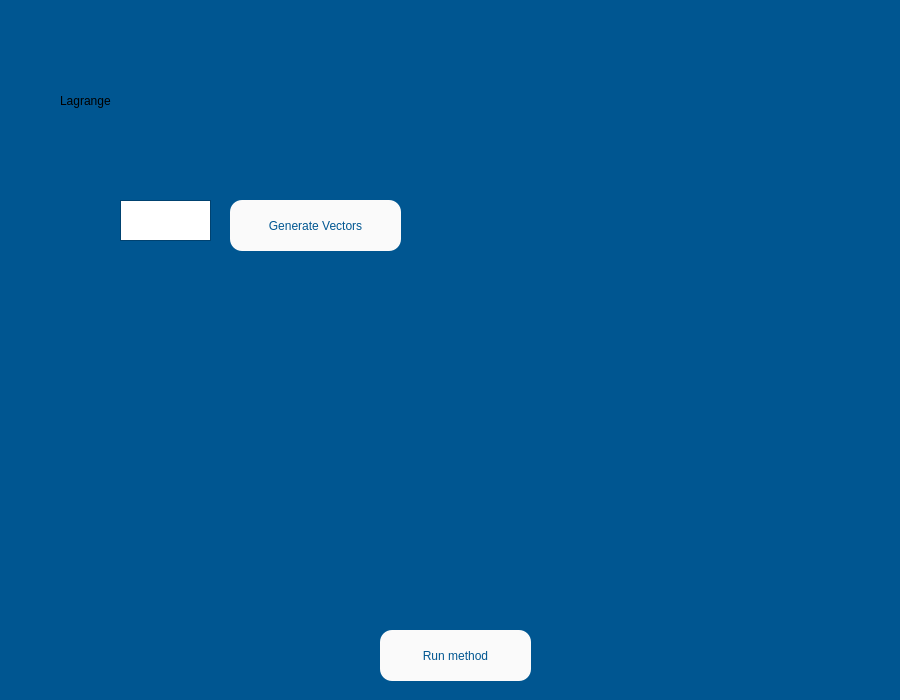
<?xml version="1.0" encoding="UTF-8"?>
<ui version="4.0">
 <class>lagrange</class>
 <widget class="QWidget" name="lagrange">
  <property name="geometry">
   <rect>
    <x>0</x>
    <y>0</y>
    <width>900</width>
    <height>700</height>
   </rect>
  </property>
  <property name="minimumSize">
   <size>
    <width>900</width>
    <height>700</height>
   </size>
  </property>
  <property name="maximumSize">
   <size>
    <width>900</width>
    <height>700</height>
   </size>
  </property>
  <property name="palette">
   <palette>
    <active>
     <colorrole role="Base">
      <brush brushstyle="SolidPattern">
       <color alpha="255">
        <red>255</red>
        <green>255</green>
        <blue>255</blue>
       </color>
      </brush>
     </colorrole>
     <colorrole role="Window">
      <brush brushstyle="SolidPattern">
       <color alpha="255">
        <red>0</red>
        <green>86</green>
        <blue>145</blue>
       </color>
      </brush>
     </colorrole>
    </active>
    <inactive>
     <colorrole role="Base">
      <brush brushstyle="SolidPattern">
       <color alpha="255">
        <red>255</red>
        <green>255</green>
        <blue>255</blue>
       </color>
      </brush>
     </colorrole>
     <colorrole role="Window">
      <brush brushstyle="SolidPattern">
       <color alpha="255">
        <red>0</red>
        <green>86</green>
        <blue>145</blue>
       </color>
      </brush>
     </colorrole>
    </inactive>
    <disabled>
     <colorrole role="Base">
      <brush brushstyle="SolidPattern">
       <color alpha="255">
        <red>0</red>
        <green>86</green>
        <blue>145</blue>
       </color>
      </brush>
     </colorrole>
     <colorrole role="Window">
      <brush brushstyle="SolidPattern">
       <color alpha="255">
        <red>0</red>
        <green>86</green>
        <blue>145</blue>
       </color>
      </brush>
     </colorrole>
    </disabled>
   </palette>
  </property>
  <property name="windowTitle">
   <string>Form</string>
  </property>
  <widget class="QLabel" name="label">
   <property name="geometry">
    <rect>
     <x>60</x>
     <y>20</y>
     <width>771</width>
     <height>161</height>
    </rect>
   </property>
   <property name="styleSheet">
    <string notr="true"/>
   </property>
   <property name="text">
    <string>Lagrange</string>
   </property>
  </widget>
  <widget class="QLabel" name="label_5">
   <property name="geometry">
    <rect>
     <x>30</x>
     <y>200</y>
     <width>81</width>
     <height>41</height>
    </rect>
   </property>
   <property name="styleSheet">
    <string notr="true">background-image: url(:/images/n.png);</string>
   </property>
   <property name="text">
    <string/>
   </property>
  </widget>
  <widget class="QTextEdit" name="n_input">
   <property name="geometry">
    <rect>
     <x>120</x>
     <y>200</y>
     <width>91</width>
     <height>41</height>
    </rect>
   </property>
   <property name="font">
    <font>
     <pointsize>14</pointsize>
    </font>
   </property>
  </widget>
  <widget class="QPushButton" name="vector_button">
   <property name="geometry">
    <rect>
     <x>230</x>
     <y>200</y>
     <width>171</width>
     <height>51</height>
    </rect>
   </property>
   <property name="styleSheet">
    <string notr="true">background-color: rgb(250, 250, 250);
font: 15pt &quot;MS Shell Dlg 2&quot;;
color: rgb(0, 86, 145);
border-radius: 12px;
</string>
   </property>
   <property name="text">
    <string>Generate Vectors</string>
   </property>
  </widget>
  <widget class="QPushButton" name="run_button">
   <property name="geometry">
    <rect>
     <x>380</x>
     <y>630</y>
     <width>151</width>
     <height>51</height>
    </rect>
   </property>
   <property name="styleSheet">
    <string notr="true">background-color: rgb(250, 250, 250);
font: 15pt &quot;MS Shell Dlg 2&quot;;
color: rgb(0, 86, 145);
border-radius: 12px;
</string>
   </property>
   <property name="text">
    <string>Run method</string>
   </property>
  </widget>
 </widget>
 <resources>
  <include location="../UserInterface/Util/Images/link.qrc"/>
 </resources>
 <connections/>
</ui>
